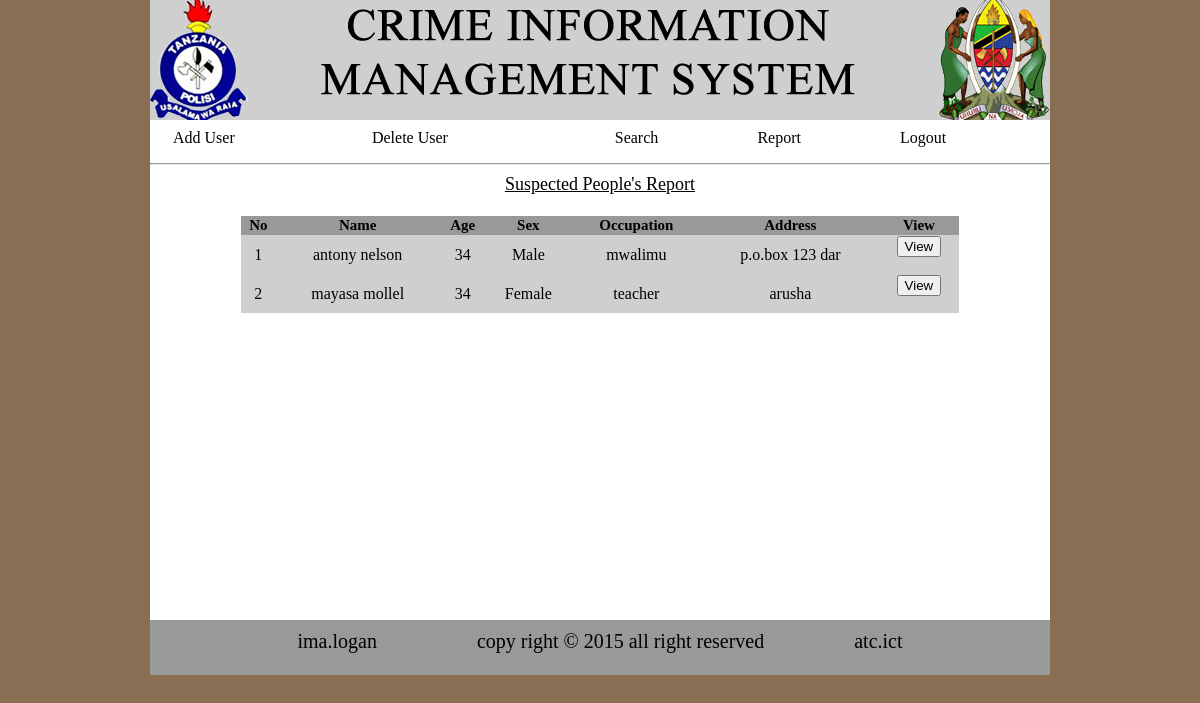
The page /admin/suspectedReport.php (signed in) on the database its author committed.
### tables this page shows
CREATE TABLE IF NOT EXISTS `suspect` (
  `id` int(50) NOT NULL auto_increment,
  `name` varchar(50) NOT NULL,
  `age` int(11) NOT NULL,
  `sex` text NOT NULL,
  `occupation` varchar(50) NOT NULL,
  `address` varchar(50) NOT NULL,
  `height` int(11) NOT NULL,
  `weight` int(11) NOT NULL,
  `time` time NOT NULL,
  `date` date NOT NULL,
  `officer` varchar(50) NOT NULL,
  `remark` varchar(100) NOT NULL,
  PRIMARY KEY  (`id`)
);

### admin/suspectedReport.php (the view, shortened to what this page needs)
<html>
<head>
<link rel="stylesheet" type="text/css" href="style.css">
</head>
<body>
      <div class="wrapper">
            <div class="header"> <img src="image/Logo.png" height="120px" width="900px">
            </div>
            <div class="content">
                  <div class="menu">
                        <table class="table">
                              <tr>
                                    <td><a href="add.php">Add User</a></td>
                                    <td><a href="delete.php">Delete User</a></td>
                                    <td><a href="search.php">Search</a></td>
                                    <td><a href="report.php">Report</a></td>
                                    <td><a href="logout.php">Logout</a></td>
                              </tr>
                        </table>
            </div><hr>
            <div class="area1">
            <center><u>Suspected People's Report</u></center><br>
                  <center><table width="40%" class='search'>
                   <tr style='background-color: #999999'>
                        <th>No</th><th>Name</th><th>Age</th><th>Sex</th><th>Occupation</th><th>Address</th><th>View</th>
                   </tr>
                  <?php
                   $query=mysql_query("SELECT * FROM `suspect`");
                   $count=0;
                   while ($query_run=mysql_fetch_array($query)) {
                         $name=$query_run['name'];
                         $age=$query_run['age'];
                         $sex=$query_run['sex'];
                         $job=$query_run['occupation'];
                         $address=$query_run['address'];
                         $count++;
                        echo"<tr style='background-color:#CFCFCF'>
                                                      <td><center>$count</center></td>
                                                      <td><center>$name</center></td>
                                                      <td><center>$age<center></td>
                                                      <td><center>$sex</center></td>
                                                      <td><center>$job</center></td>
                                                      <td><center>$address</center></td>
                                                      <td><center><form action='viewSuspected.php?id=$name' method='POST'>
                                                      <button class='input' value='$id'>View</button></form></center></td>
                        </tr>";
                        }
                  ?>
                   </table></center>
            </div>
        </div>
            <div class="footer">ima.logan &nbsp;&nbsp;&nbsp;&nbsp;&nbsp;&nbsp;&nbsp;&nbsp;&nbsp;&nbsp;
                  &nbsp;&nbsp;&nbsp;&nbsp;&nbsp;&nbsp;&nbsp;&nbsp;copy right &copy 2015 all right reserved&nbsp;&nbsp;&nbsp;&nbsp;&nbsp;&nbsp;&nbsp;&nbsp;&nbsp;&nbsp;&nbsp;&nbsp;&nbsp;&nbsp;&nbsp;&nbsp;&nbsp;&nbsp;atc.ict
            </div>
      </div>
</body>
</html>

### admin/style.css (style rules this page uses)
body { background-color:#8A6E53; margin: 0; background-repeat: no-repeat; }
.wrapper { height: auto; width: 900px; margin: 0 auto; background-color: white; }
.header { color: #FFFFFF; background-color: #999999; height: 120px; text-align: center; font-size: 30px; }
.content { height:500px; }
.footer { background-color: #999999; width: 100%; height: 45px; color: black; text-align: center; font-size: 20px; padding-top: 10px; }
.menu { padding-left: 10px auto; height: 35px; }
.area1 { color: black; text-align: center; font-size: 18px; padding: 1px; }
.table { height: 35px; width: 100%; padding-left: 20px; }
a { color: black; text-decoration: none; }
.search { margin: 0px auto; width: 80%; border-spacing: 0px; }
.search tr th { font-size: 15px; }

### rows shown on the page
suspect: name "antony nelson", age "34", sex "Male", occupation "mwalimu", address "p.o.box 123 dar"
suspect: name "mayasa mollel", age "34", sex "Female", occupation "teacher", address "arusha"
